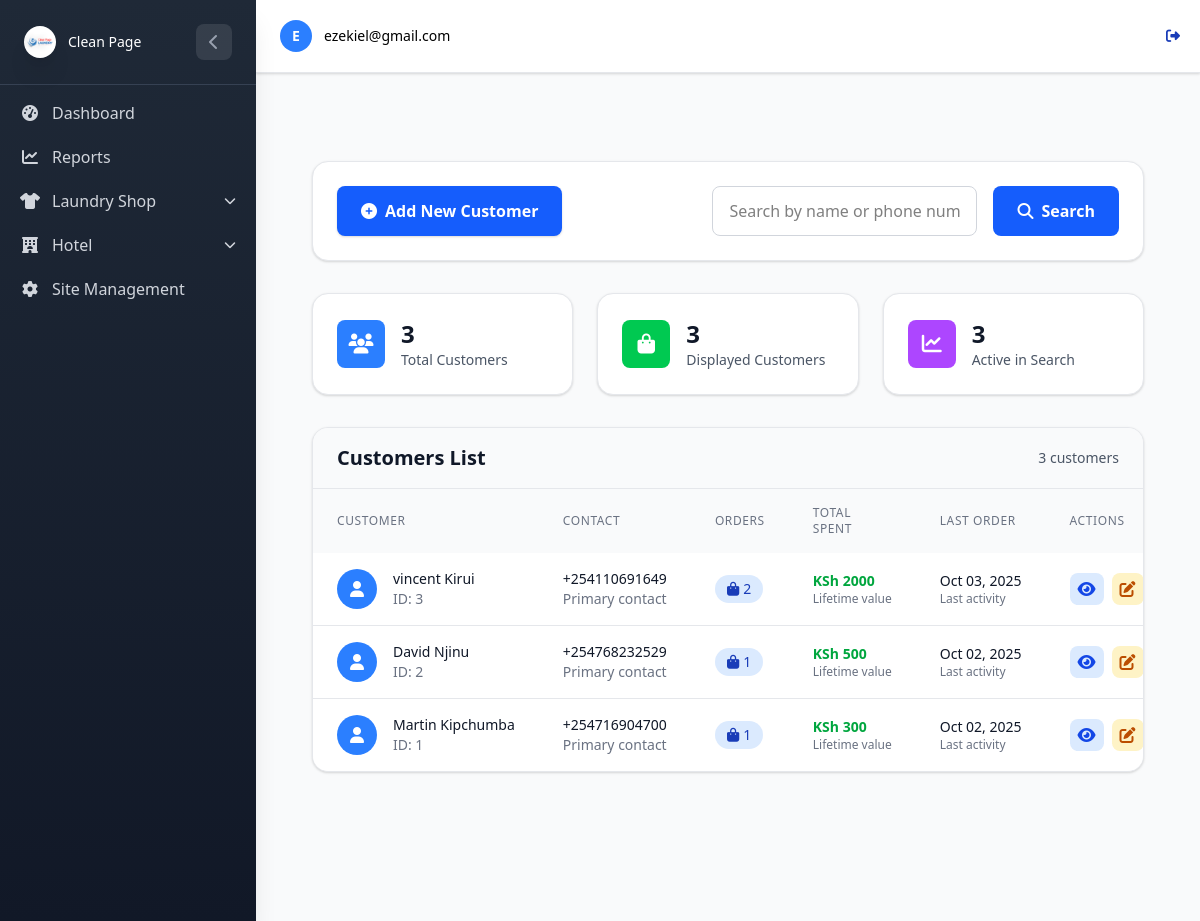
Page /Laundry/customer-management/ (signed in) on the earlier database version.
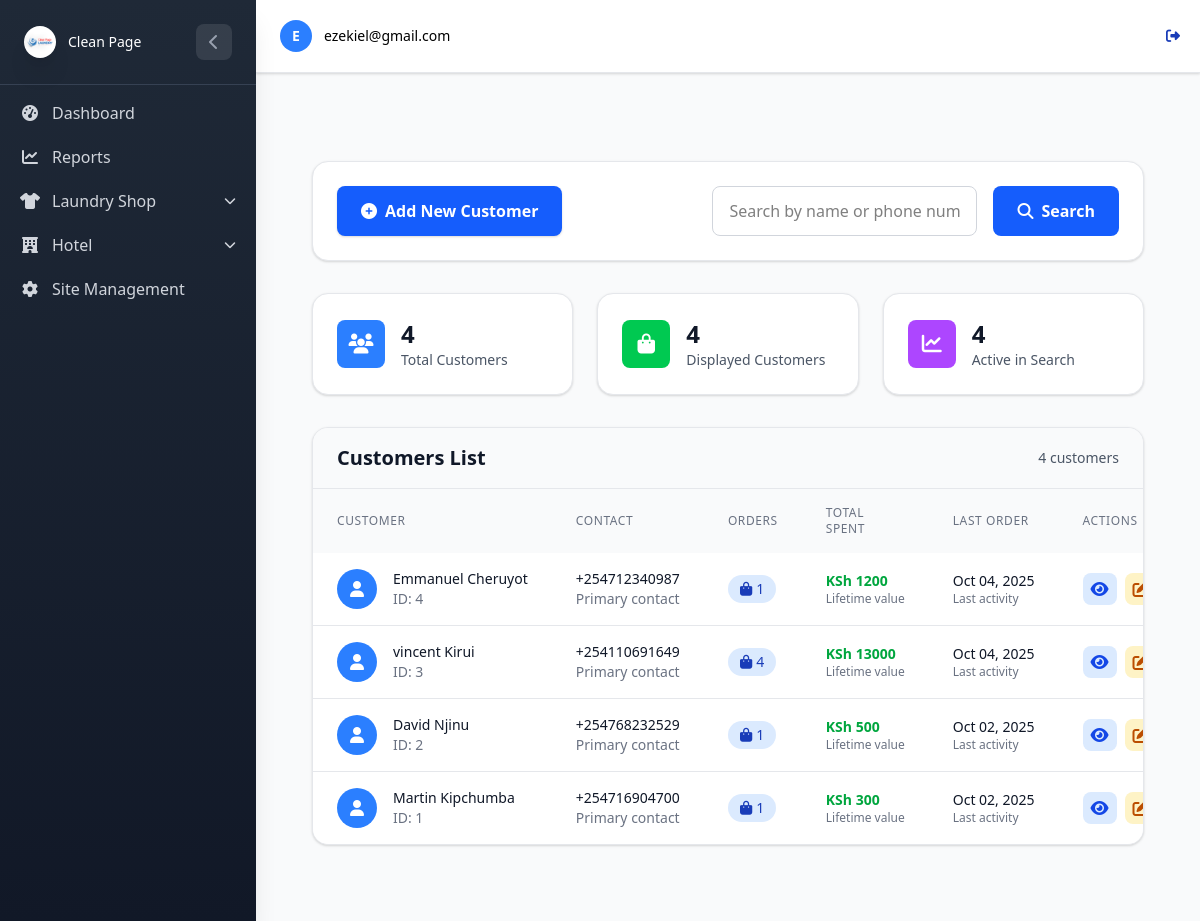
Same page on the later database version.
### LaundryApp/models.py (models this page shows, shortened)
class Customer(models.Model):
    name = models.CharField(max_length=200, db_index=True)
    phone = PhoneNumberField(region="KE", unique=True, db_index=True)
    address = models.CharField(max_length=255, default='', blank=True)
    created_by = models.ForeignKey(
    UserProfile,
        on_delete=models.CASCADE,
        null=True
    )

class Order(models.Model):
    customer = models.ForeignKey(
        Customer, on_delete=models.CASCADE, related_name='orders', db_index=True
    )
    uniquecode = models.CharField(max_length=20, unique=True, blank=True, editable=False)
    PAYMENT_TYPE_CHOICES = (
        ('cash', 'Cash'),
        ('mpesa', 'M-Pesa'),
        ('card', 'Credit/Debit Card'),
        ('bank_transfer', 'Bank Transfer'),
        ('other', 'Other'),
    )
    payment_type = models.CharField(max_length=50, choices=PAYMENT_TYPE_CHOICES,
                                    default='pending_payment', blank=True, db_index=True)
    PAYMENT_STATUS_CHOICES = (
        ('pending', 'pending'),
        ('completed', 'complete'),
        ('partial', 'partial'),
    )
    payment_status = models.CharField(max_length=50, choices=PAYMENT_STATUS_CHOICES,
                                      default='pending', blank=True, db_index=True)
    SHOP_CHOICE = (
        ('Shop A', 'Shop A'),
        ('Shop B', 'Shop B'),
    )
    shop = models.CharField(max_length=50, choices=SHOP_CHOICE, db_index=True)
    delivery_date = models.DateField(db_index=True)
    ORDER_STATUS_CHOICES = (
        ('pending', 'Pending'),
        ('Completed', 'Completed'),
        ('Delivered_picked', 'Delivered_picked'),
    )
    order_status = models.CharField(max_length=50, choices=ORDER_STATUS_CHOICES,
                                    default='pending', db_index=True)
    addressdetails = models.TextField(default='', blank=True)
    amount_paid = models.DecimalField(max_digits=12, decimal_places=2, default=0)
    total_price = models.DecimalField(max_digits=12, decimal_places=2, default=0, editable=False)
    balance = models.DecimalField(max_digits=12, decimal_places=2, default=0)
    created_at = models.DateTimeField(auto_now_add=True, db_index=True)
    previous_order_status = models.CharField(max_length=50, blank=True, null=True)
    class Meta:
        verbose_name = "Order"
        verbose_name_plural = "Orders"
        ordering = ['-created_at']
        indexes = [
            models.Index(fields=['order_status']),
            models.Index(fields=['payment_status']),
            models.Index(fields=['delivery_date']),
            models.Index(fields=['shop']),
        ]

### LaundryApp/View/customers.py (the view, shortened to what this page needs)
# urls.py: path('customer-management/', customers.customer_management, name='customer_management'),
@login_required
@shop_required
def customer_management(request):
    customers = Customer.objects.annotate(
        order_count=Count('orders'),
        total_spent=Sum('orders__total_price')
    ).order_by('-id')
    search_query = request.GET.get('search', '')
    if search_query:
        customers = customers.filter(
            Q(name__icontains=search_query) |
            Q(phone__icontains=search_query)
        )
    customers = apply_customer_permissions(customers, request)
    user_shops = get_user_shops(request)
    paginator = Paginator(customers, 20)
    page_number = request.GET.get('page')
    try:
        page_obj = paginator.page(page_number)
    except PageNotAnInteger:
        page_obj = paginator.page(1)
    except EmptyPage:
        page_obj = paginator.page(paginator.num_pages)
    context = {
        'customers': page_obj,
        'search_query': search_query,
        'total_customers': customers.count(),
    }
    return render(request, 'Customer/customer_management.html', context)

### LaundryApp/views.py (called while the page is built, shortened)
def get_user_shops(request):
    if request.user.is_superuser:
        return None  # Superusers can access all shops

def apply_customer_permissions(queryset, request):
    user_shops = get_user_shops(request)
    return queryset

def shop_required(view_func):
    @wraps(view_func)
    def _wrapped_view(request, *args, **kwargs):
        user_shops = get_user_shops(request)
        if not user_shops and not request.user.is_superuser:
            messages.error(request, "You don't have permission to access this page.")
            return redirect('dashboard')
        return view_func(request, *args, **kwargs)
    return _wrapped_view

### LaundryApp/templates/Customer/customer_management.html (shortened to what the changed rows need)
{% extends "../home.html" %}
{% block content %}
<div class="min-h-screen bg-gray-50 py-8">
    <div class="max-w-7xl mx-auto px-4 sm:px-6 lg:px-8">
<div class="grid grid-cols-1 md:grid-cols-3 gap-6 mt-8 mb-8">
    <div class="bg-white rounded-2xl shadow-sm border border-gray-200 p-6">
        <div class="flex items-center">
            <div>
                <p class="text-2xl font-bold text-gray-900">{{ total_customers }}</p>
                <p class="text-sm text-gray-600">Total Customers</p>
            </div>
        </div>
    </div>
    <div class="bg-white rounded-2xl shadow-sm border border-gray-200 p-6">
        <div class="flex items-center">
            <div>
                <p class="text-2xl font-bold text-gray-900">
                    {{ customers|length }}
                </p>
                <p class="text-sm text-gray-600">Displayed Customers</p>
            </div>
        </div>
    </div>
    <div class="bg-white rounded-2xl shadow-sm border border-gray-200 p-6">
        <div class="flex items-center">
            <div>
                <p class="text-2xl font-bold text-gray-900">
                    {% with total=customers|length %}{% if total > 0 %}{{ total }}{% else %}0{% endif %}{%endwith %}
                </p>
                <p class="text-sm text-gray-600">Active in Search</p>
            </div>
        </div>
    </div>
</div>
        <div class="bg-white rounded-2xl shadow-sm border border-gray-200 overflow-hidden">
            <div class="px-6 py-4 border-b border-gray-200 bg-gray-50">
                <div class="flex flex-col sm:flex-row sm:items-center sm:justify-between">
                    <h2 class="text-xl font-semibold text-gray-900">Customers List</h2>
                    <span class="text-sm text-gray-600 mt-2 sm:mt-0">{{ total_customers }} customer{{total_customers|pluralize }}</span>
                </div>
            </div>
            <div class="overflow-x-auto">
                <table class="w-full">
                    <thead class="bg-gray-50">
                        <tr>
                            <th class="px-6 py-4 text-left text-xs font-medium text-gray-500 uppercase tracking-wider">
                                Customer</th>
                            <th class="px-6 py-4 text-left text-xs font-medium text-gray-500 uppercase tracking-wider">
                                Contact</th>
                            <th class="px-6 py-4 text-left text-xs font-medium text-gray-500 uppercase tracking-wider">
                                Orders</th>
                            <th class="px-6 py-4 text-left text-xs font-medium text-gray-500 uppercase tracking-wider">
                                Total Spent</th>
                            <th class="px-6 py-4 text-left text-xs font-medium text-gray-500 uppercase tracking-wider">
                                Last Order</th>
                            <th class="px-6 py-4 text-left text-xs font-medium text-gray-500 uppercase tracking-wider">
                                Actions</th>
                        </tr>
                    </thead>
                    <tbody class="bg-white divide-y divide-gray-200">
                        {% for customer in customers %}
                        <tr class="hover:bg-gray-50 transition-colors duration-150">
                            <td class="px-6 py-4 whitespace-nowrap">
                                <div class="flex items-center">
                                    <div
                                        class="w-10 h-10 bg-blue-500 rounded-full flex items-center justify-center mr-4 flex-shrink-0">
                                        <i class="fas fa-user text-white"></i>
                                    </div>
                                    <div>
                                        <div class="text-sm font-medium text-gray-900">{{ customer.name }}</div>
                                        <div class="text-sm text-gray-500">ID: {{ customer.id }}</div>
                                    </div>
                                </div>
                            </td>
                            <td class="px-6 py-4 whitespace-nowrap">
                                <div class="text-sm text-gray-900">{{ customer.phone }}</div>
                                <div class="text-sm text-gray-500">Primary contact</div>
                            </td>
                            <td class="px-6 py-4 whitespace-nowrap">
                                <span
                                    class="inline-flex items-center px-3 py-1 rounded-full text-sm font-medium bg-blue-100 text-blue-800">
                                    <i class="fas fa-shopping-bag mr-1"></i>
                                    {{ customer.order_count }}
                                </span>
                            </td>
                            <td class="px-6 py-4 whitespace-nowrap">
                                <div class="text-sm font-semibold text-green-600">
                                    KSh {{ customer.total_spent|default:0}}</div>
                                <div class="text-xs text-gray-500">Lifetime value</div>
                            </td>
                            <td class="px-6 py-4 whitespace-nowrap">
                                <div class="text-sm text-gray-900">
                                    {% with last_order=customer.orders.first %}
                                    {% if last_order %}
                                    {{ last_order.created_at|date:"M d, Y" }}
                                    {% else %}
                                    <span class="text-gray-400">Never</span>
                                    {% endif %}
                                    {% endwith %}
                                </div>
                                <div class="text-xs text-gray-500">Last activity</div>
                            </td>
                            <td class="px-6 py-4 whitespace-nowrap">
                                <div class="flex items-center space-x-2">
                                    <a href="{% url 'laundry:customer_orders' customer.pk %}"
                                        class="inline-flex items-center p-2 bg-blue-100 hover:bg-blue-200 text-blue-700 rounded-lg transition-colors duration-200 group"
                                        title="View Orders">
                                        <i
                                            class="fas fa-eye group-hover:scale-110 transition-transform duration-200"></i>
                                    </a>
                                    <a href="{% url 'laundry:customer_edit' customer.pk %}"
                                        class="inline-flex items-center p-2 bg-amber-100 hover:bg-amber-200 text-amber-700 rounded-lg transition-colors duration-200 group"
                                        title="Edit Customer">
                                        <i
                                            class="fas fa-edit group-hover:scale-110 transition-transform duration-200"></i>
                                    </a>
                                </div>
                            </td>
                        </tr>
                        {% endfor %}
                    </tbody>
                </table>
            </div>
        </div>
    </div>
</div>
{% endblock %}

Differences in the rows shown:
added Customer: name "Emmanuel Cheruyot", id "4", phone "+254712340987", order_count "1", total_spent "1200", orders.first.created_at "Oct 04, 2025"
computed for Customer "vincent Kirui": order_count "2" → "4"; total_spent "2000" → "13000"; orders.first.created_at "Oct 03, 2025" → "Oct 04, 2025"
Other differences:
{{ total_customers }}: "3" → "4"
{{ customers|length }}: "3" → "4"
{{ total }}: "3" → "4"
